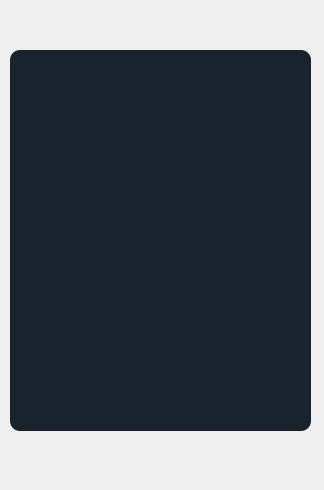
<?xml version="1.0" encoding="UTF-8"?>
<ui version="4.0">
 <class>Form</class>
 <widget class="QWidget" name="Form">
  <property name="geometry">
   <rect>
    <x>0</x>
    <y>0</y>
    <width>324</width>
    <height>490</height>
   </rect>
  </property>
  <property name="windowTitle">
   <string>Form</string>
  </property>
  <widget class="QTextEdit" name="txtEdit_preg">
   <property name="geometry">
    <rect>
     <x>10</x>
     <y>50</y>
     <width>301</width>
     <height>381</height>
    </rect>
   </property>
   <property name="styleSheet">
    <string notr="true">  background-color: #19232D;
  border: 0px solid #32414B;
  padding: 0px;
  color: #F0F0F0;
  selection-background-color: #1464A0;
  selection-color: #F0F0F0;

	border-radius: 10;</string>
   </property>
  </widget>
 </widget>
 <resources/>
 <connections/>
</ui>
